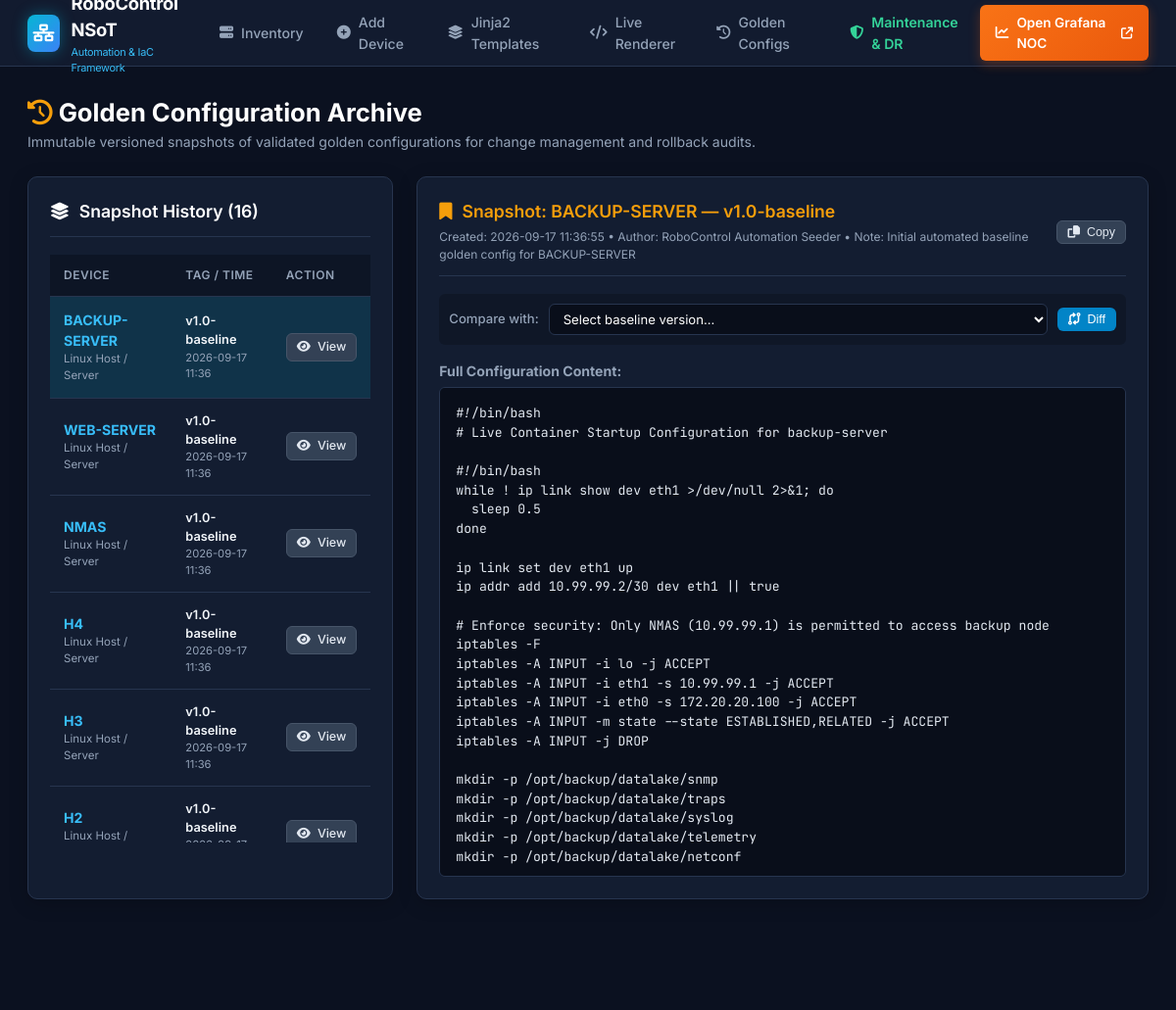
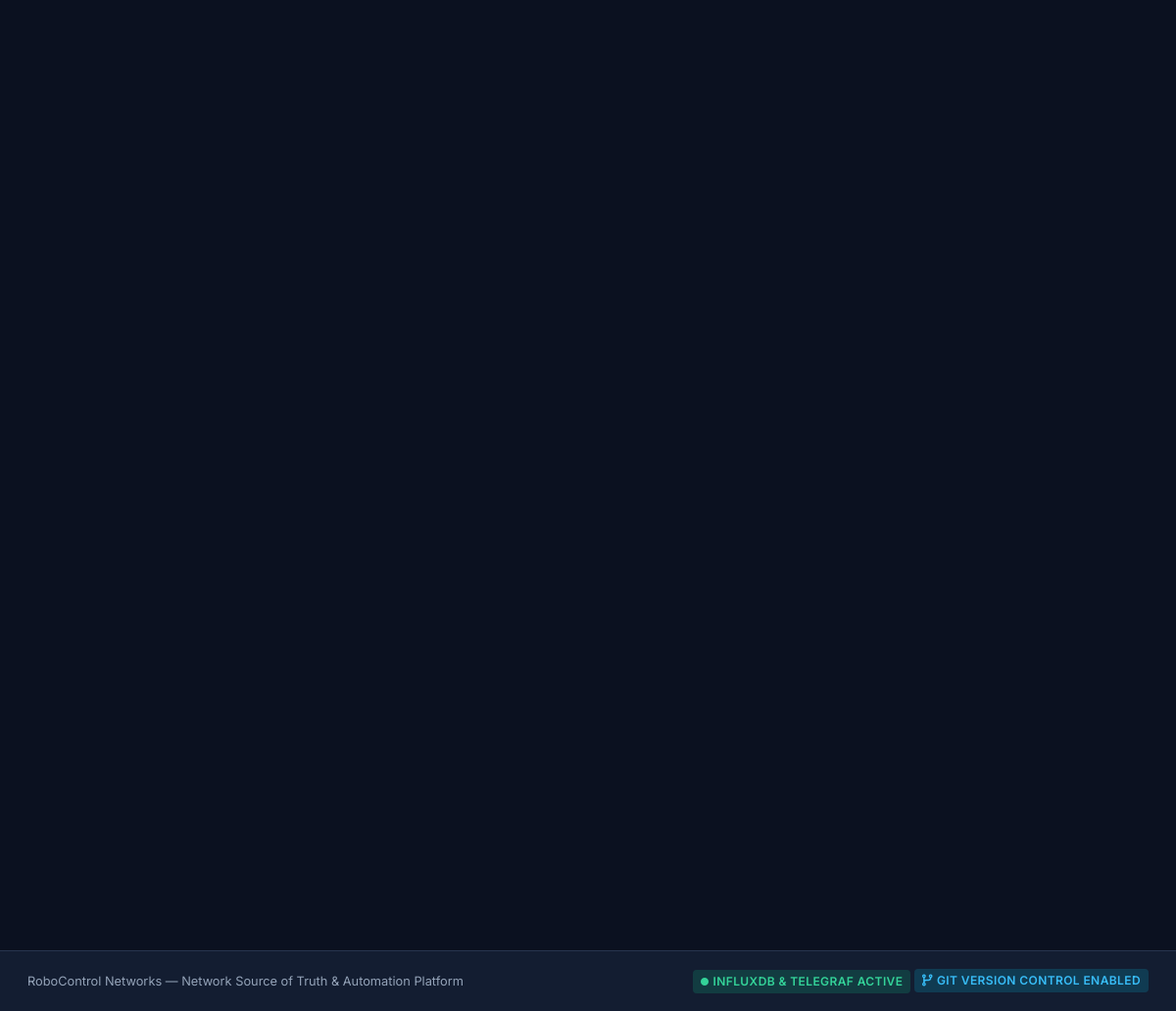
Screenshot of /golden-configs/?id=16 with the database file from the repository (2 pictures, top to bottom).
### automation/models.py (models this page shows, shortened)
class GoldenConfig(models.Model):
    device = models.ForeignKey(Device, on_delete=models.CASCADE, related_name='golden_configs')
    version_tag = models.CharField(max_length=64)
    timestamp = models.DateTimeField(auto_now_add=True)
    config_content = models.TextField()
    change_summary = models.CharField(max_length=255, default="Baseline Golden Config Snapshot")
    created_by = models.CharField(max_length=64, default="Network Automation Engine")
    class Meta:
        ordering = ['-timestamp']

class Device(models.Model):
    DEVICE_TYPES = [
        ('router', 'Router'),
        ('switch', 'Switch'),
        ('host', 'Host'),
        ('nmas', 'NMAS Station'),
        ('server', 'Internet Web Server'),
        ('backup', 'Backup Node'),
    ]
    VENDORS = [
        ('arista', 'Arista cEOS'),
        ('cisco_nxos', 'Cisco NX-OS 9000v'),
        ('cisco_xrv', 'Cisco IOS-XRv 9000'),
        ('sonic', 'SONiC VS (sonic-vs)'),
        ('linux', 'Linux Host / Server'),
    ]
    TIERS = [
        ('distribution', 'Tier 1: Distribution Routers (R1-R2)'),
        ('asbr', 'Tier 2: ASBR Core Routers (R3-R4)'),
        ('pe_router', 'Tier 3: PE WAN Gateway (R5)'),
        ('access_switch', 'Tier 4: Access Switches (S1-S2)'),
        ('core_switch', 'Tier 5: Core Backbone Switches (S3-S4)'),
        ('host', 'End Host (H1-H4)'),
        ('management', 'Management & Automation'),
    ]
    name = models.CharField(max_length=64, unique=True, verbose_name="Hostname / Device Name")
    device_type = models.CharField(max_length=32, choices=DEVICE_TYPES, default='router')
    vendor = models.CharField(max_length=64, choices=VENDORS, default='arista')
    tier = models.CharField(max_length=64, choices=TIERS, default='distribution')
    role = models.CharField(max_length=255, blank=True, verbose_name="Deployment Role")
    public_ip = models.CharField(max_length=64, blank=True, null=True, verbose_name="Public / WAN IP")
    private_ip = models.CharField(max_length=64, blank=True, null=True, verbose_name="Private IP")
    mgmt_ip = models.CharField(max_length=64, blank=True, null=True, verbose_name="Management IP")
    status = models.CharField(max_length=32, default='Online')
    routing_protocols = models.CharField(max_length=128, blank=True, default="OSPF", verbose_name="Routing Protocol(s)")
    bgp_asn = models.IntegerField(blank=True, null=True, verbose_name="BGP Local ASN")
    router_id = models.CharField(max_length=64, blank=True, null=True, verbose_name="Router ID")
    interface_ips = models.TextField(blank=True, verbose_name="Interface IPs / Descriptions")
    vlans = models.CharField(max_length=128, blank=True, verbose_name="VLANs (e.g. 10,20,30)")
    custom_config_yaml = models.TextField(blank=True, verbose_name="YAML Data Model")
    running_config = models.TextField(blank=True, verbose_name="Live Running Configuration")
    template_name = models.CharField(max_length=128, blank=True, default="r1_r2.j2", verbose_name="Jinja2 Template File")
    uploaded_config_file = models.FileField(upload_to='uploaded_configs/', blank=True, null=True, verbose_name="Uploaded Running Config File")
    uploaded_template_file = models.FileField(upload_to='uploaded_templates/', blank=True, null=True, verbose_name="Uploaded Jinja2 Template File")
    last_config_pulled_at = models.DateTimeField(blank=True, null=True)
    created_at = models.DateTimeField(auto_now_add=True)
    updated_at = models.DateTimeField(auto_now=True)
    class Meta:
        ordering = ['name']

### automation/views.py (the view, shortened to what this page needs)
# urls.py: path('golden-configs/', views.golden_configs_list_view, name='golden_configs'),
def golden_configs_list_view(request):
    golden_configs = GoldenConfig.objects.select_related('device').all()
    selected_gc = None
    diff_output = None
    gc_id = request.GET.get('id')
    compare_id = request.GET.get('compare')
    if gc_id:
        selected_gc = get_object_or_404(GoldenConfig, id=gc_id)
    context = {
        'golden_configs': golden_configs,
        'selected_gc': selected_gc,
        'diff_output': diff_output,
    }
    return render(request, 'automation/golden_configs.html', context)

### templates/automation/golden_configs.html (shortened to what this page needs)
{% extends 'automation/base.html' %}
{% block content %}
<div style="margin-bottom: 24px;">
  <h1 style="font-size: 1.6rem; font-weight: 700; color: #ffffff;">
    <i class="fa-solid fa-clock-rotate-left" style="color: var(--accent-amber);"></i> Golden Configuration Archive
  </h1>
  <p style="color: var(--text-muted); font-size: 0.88rem;">Immutable versioned snapshots of validated golden configurations for change management and rollback audits.</p>
</div>
<div style="display: grid; grid-template-columns: 1fr 2fr; gap: 24px;">
  <div class="card">
    <div class="card-header">
      <div class="card-title"><i class="fa-solid fa-layer-group"></i> Snapshot History ({{ golden_configs.count }})</div>
    </div>
    <div class="table-responsive" style="max-height: 600px; overflow-y: auto;">
      <table>
        <thead>
          <tr>
            <th>Device</th>
            <th>Tag / Time</th>
            <th>Action</th>
          </tr>
        </thead>
        <tbody>
          {% for gc in golden_configs %}
          <tr {% if selected_gc and selected_gc.id == gc.id %}style="background: rgba(6, 182, 212, 0.15);"{% endif %}>
            <td>
              <strong style="color: #38bdf8;">{{ gc.device.name|upper }}</strong>
              <div style="font-size: 0.72rem; color: var(--text-muted);">{{ gc.device.get_vendor_display }}</div>
            </td>
            <td>
              <div style="font-weight: 600; font-size: 0.8rem; color: #f1f5f9;">{{ gc.version_tag }}</div>
              <div style="font-size: 0.7rem; color: var(--text-muted);">{{ gc.timestamp|date:"Y-m-d H:i" }}</div>
            </td>
            <td>
              <a href="?id={{ gc.id }}" class="btn btn-secondary btn-sm" title="Inspect Snapshot">
                <i class="fa-solid fa-eye"></i> View
              </a>
            </td>
          </tr>
          {% empty %}
          <tr>
            <td colspan="3" style="text-align: center; color: var(--text-muted); padding: 20px;">No golden configs captured yet.</td>
          </tr>
          {% endfor %}
        </tbody>
      </table>
    </div>
  </div>
  <div>
    {% if selected_gc %}
      <div class="card">
        <div class="card-header">
          <div>
            <div class="card-title" style="color: var(--accent-amber);">
              <i class="fa-solid fa-bookmark"></i> Snapshot: {{ selected_gc.device.name|upper }} &mdash; {{ selected_gc.version_tag }}
            </div>
            <div style="font-size: 0.75rem; color: var(--text-muted); margin-top: 4px;">
              Created: {{ selected_gc.timestamp|date:"Y-m-d H:i:s" }} &bull; Author: {{ selected_gc.created_by }} &bull; Note: {{ selected_gc.change_summary }}
            </div>
          </div>
          <div>
            <button class="btn btn-secondary btn-sm" onclick="navigator.clipboard.writeText(document.getElementById('gcContent').innerText); alert('Golden config copied!');">
              <i class="fa-solid fa-copy"></i> Copy
            </button>
          </div>
        </div>
        <form method="get" style="display: flex; gap: 10px; align-items: center; margin-bottom: 16px; background: rgba(0,0,0,0.2); padding: 10px; border-radius: 6px;">
          <label style="margin: 0; font-size: 0.82rem; color: var(--text-muted); white-space: nowrap;">Compare with:</label>
          <select name="compare" class="form-control" style="padding: 6px 10px; font-size: 0.82rem;">
            <option value="">Select baseline version...</option>
          </select>
          <button type="submit" class="btn btn-primary btn-sm"><i class="fa-solid fa-code-compare"></i> Diff</button>
        </form>
        <h4 style="font-size: 0.88rem; color: var(--text-muted); margin-bottom: 6px;">Full Configuration Content:</h4>
        <pre class="code-box" id="gcContent"><code>{{ selected_gc.config_content }}</code></pre>
      </div>
    {% endif %}
  </div>
</div>
{% endblock %}

### templates/automation/base.html (style rules this page uses)
:root { --bg-main: #0b1120; --bg-card: #131d31; --bg-card-hover: #1e293b; --border-color: #27354f; --text-main: #f1f5f9; --text-muted: #94a3b8; --accent-cyan: #06b6d4; --accent-teal: #10b981; --accent-blue: #3b82f6; --accent-purple: #8b5cf6; --accent-amber: #f59e0b; --accent-red: #ef4444; }
* { box-sizing: border-box; margin: 0; padding: 0; }
body { font-family: 'Inter', -apple-system, BlinkMacSystemFont, sans-serif; background-color: var(--bg-main); color: var(--text-main); line-height: 1.5; min-height: 100vh; display: flex; flex-direction: column; }
.card { background: var(--bg-card); border: 1px solid var(--border-color); border-radius: 10px; padding: 22px; margin-bottom: 24px; box-shadow: 0 4px 20px rgba(0, 0, 0, 0.2); }
.card-header { display: flex; justify-content: space-between; align-items: center; margin-bottom: 18px; padding-bottom: 12px; border-bottom: 1px solid var(--border-color); }
.card-title { font-size: 1.1rem; font-weight: 600; color: #ffffff; display: flex; align-items: center; gap: 10px; }
.btn { display: inline-flex; align-items: center; gap: 7px; padding: 8px 16px; border-radius: 6px; font-size: 0.85rem; font-weight: 500; cursor: pointer; text-decoration: none; border: 1px solid transparent; transition: all 0.2s ease; }
.btn-primary { background: #0284c7; color: #ffffff; }
.btn-secondary { background: #334155; color: #e2e8f0; border-color: #475569; }
.btn-sm { padding: 4px 10px; font-size: 0.78rem; }
.table-responsive { overflow-x: auto; }
table { width: 100%; border-collapse: collapse; font-size: 0.88rem; }
th { text-align: left; padding: 12px 14px; background: #0d1525; color: var(--text-muted); font-weight: 600; border-bottom: 1px solid var(--border-color); text-transform: uppercase; font-size: 0.75rem; letter-spacing: 0.5px; }
td { padding: 13px 14px; border-bottom: 1px solid var(--border-color); color: var(--text-main); }
label { display: block; margin-bottom: 6px; font-size: 0.85rem; font-weight: 500; color: #cbd5e1; }
.form-control { width: 100%; padding: 10px 14px; background: #090e1a; border: 1px solid var(--border-color); border-radius: 6px; color: #ffffff; font-size: 0.88rem; font-family: inherit; transition: border-color 0.2s ease; }
pre, code { font-family: 'JetBrains Mono', monospace; }
.code-box { background: #090e1a; border: 1px solid var(--border-color); border-radius: 6px; padding: 16px; overflow-x: auto; font-size: 0.82rem; color: #e2e8f0; max-height: 500px; }

### rows the page displays
GoldenConfig: device.name "BACKUP-SERVER", device.vendor "Linux Host / Server", version_tag "v1.0-baseline", timestamp "2026-09-17 11:36", timestamp "2026-09-17 11:36:55", created_by "RoboControl Automation Seeder", change_summary "Initial automated baseline golden config for BACKUP-SERVER", config_content "#!/bin/bash # Live Container Startup Configuration for backup-server #!/bin/bash while ! ip link show dev eth1 >/dev/null 2>&1; do sleep 0.5 done ip link set dev eth1 up ip addr add 10.99.99.2/30 dev eth1 || true # Enforce security: Only NMAS (10.99.99.1) is permitted to access backup node iptables -F iptables -A INPUT -i lo -j ACCEPT iptables -A INPUT -i eth1 -s 10.99.99.1 -j ACCEPT iptables -A INPUT -i eth0 -s 172.20.20.100 -j ACCEPT iptables -A INPUT -m state --state ESTABLISHED,RELATED -j ACCEPT iptables -A INPUT -j DROP mkdir -p /opt/backup/datalake/snmp mkdir -p /opt/backup/datalake/traps mkdir -p /opt/backup/datalake/syslog mkdir -p /opt/backup/datalake/telemetry mkdir -p…"
GoldenConfig: device.name "WEB-SERVER", device.vendor "Linux Host / Server", version_tag "v1.0-baseline", timestamp "2026-09-17 11:36"
GoldenConfig: device.name "NMAS", device.vendor "Linux Host / Server", version_tag "v1.0-baseline", timestamp "2026-09-17 11:36"
GoldenConfig: device.name "H4", device.vendor "Linux Host / Server", version_tag "v1.0-baseline", timestamp "2026-09-17 11:36"
GoldenConfig: device.name "H3", device.vendor "Linux Host / Server", version_tag "v1.0-baseline", timestamp "2026-09-17 11:36"
GoldenConfig: device.name "H2", device.vendor "Linux Host /…", version_tag "v1.0-baseline"

### other values shown
{{ golden_configs.count }} "16"
